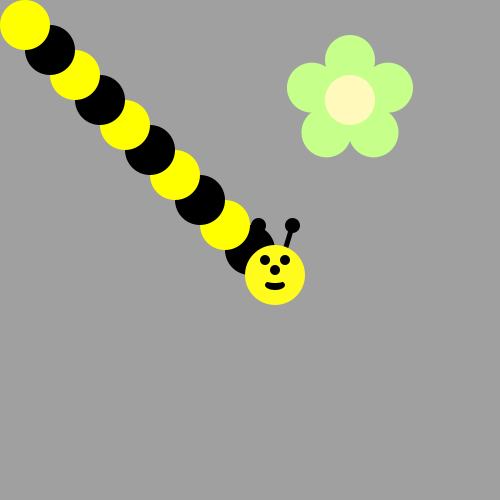
Frame 1 (no input)
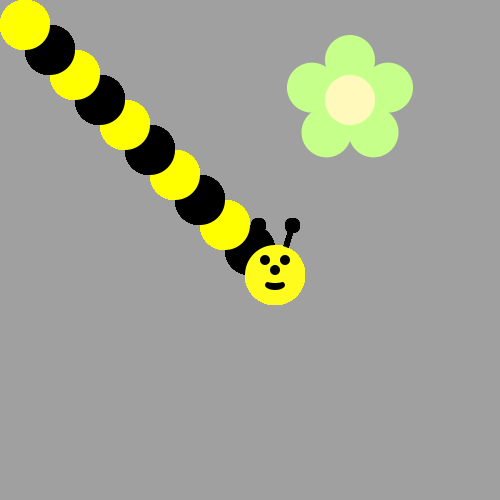
Frame 60 (the mouse pressed at the canvas centre just before this capture)
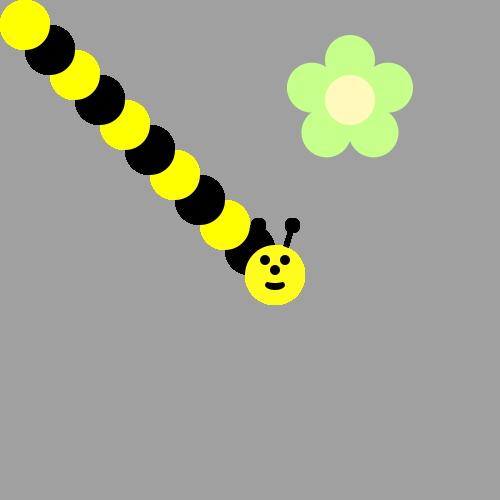
Frame 120 (the mouse held since frame 60 and released just before this capture)

The Processing sketch that drew these frames (run headless with seeded random() and noise(); from frame 60 on, the mouse is pressed at the canvas centre):

// Processing sketch: bumble_bee
// ── bumble_bee.pde

void setup() {
     ellipseMode(CENTER);
     size(500, 500);
     background(160, 160, 160);
     drawFlower(350, 100);
}

void draw() {
  
// First run the program and you should see a flower.  
  
  
/* Then, use a loop to make a body for the Bee! 
(see the image on the recipe, it's a diagonal line of circles)
Use modulo to make the colors alternate between yellow and black
*/

for(int circles = 55; circles > 0; circles = circles - 5) {
  if(circles % 2 ==0) {
  fill(0,0,0);
  } else {
    fill(255, 255, 0);
  }
  ellipse(circles * 5, circles * 5, 50, 50);
}
drawBeeFace(275, 275);

/*
Now put his head on using drawBeeFace(x,y)
*/

}

/**************   Use these methods but  DON'T CHANGE THE CODE BELOW  **************/

void drawFlower(int x, int y) {
     noStroke();
     translate(x, y);
     // draw 5 petals, rotating after each one
     fill(#c6ff89);      // green
      for (int i = 0; i < 5; i++) {
           ellipse(0, -40, 50, 50);
          rotate(radians(72));
     }
     fill(#fff9bb); // light yellow
     ellipse(0, 0, 50, 50);
} 
void drawBeeFace(int BeeFaceX, int BeeFaceY) {
     noStroke();
     fill(0, 0, 0);
     stroke(1);
     strokeWeight(5);
     line(BeeFaceX-10, BeeFaceY-27, BeeFaceX-17, BeeFaceY-50);
     line(BeeFaceX+10, BeeFaceY-27, BeeFaceX+17, BeeFaceY-50);
     ellipse(BeeFaceX-17, BeeFaceY-50, 10, 10);
     ellipse(BeeFaceX+17, BeeFaceY-50, 10, 10);
     noStroke();
     fill(255, 251, 28);
     ellipse(BeeFaceX, BeeFaceY, 60, 60); // face
     fill(255, 237, 209);
     fill(0,0,0);
      ellipse(BeeFaceX-10, BeeFaceY-15, 10, 10); // eyes
     ellipse(BeeFaceX+10, BeeFaceY-15, 10, 10);
      ellipse(BeeFaceX, BeeFaceY-5, 10, 10); // nose
      ellipse(BeeFaceX, BeeFaceY+10, 20, 10);// mouth
     fill(255, 251, 28);
     ellipse(BeeFaceX, BeeFaceY+5, 20, 6);
}
